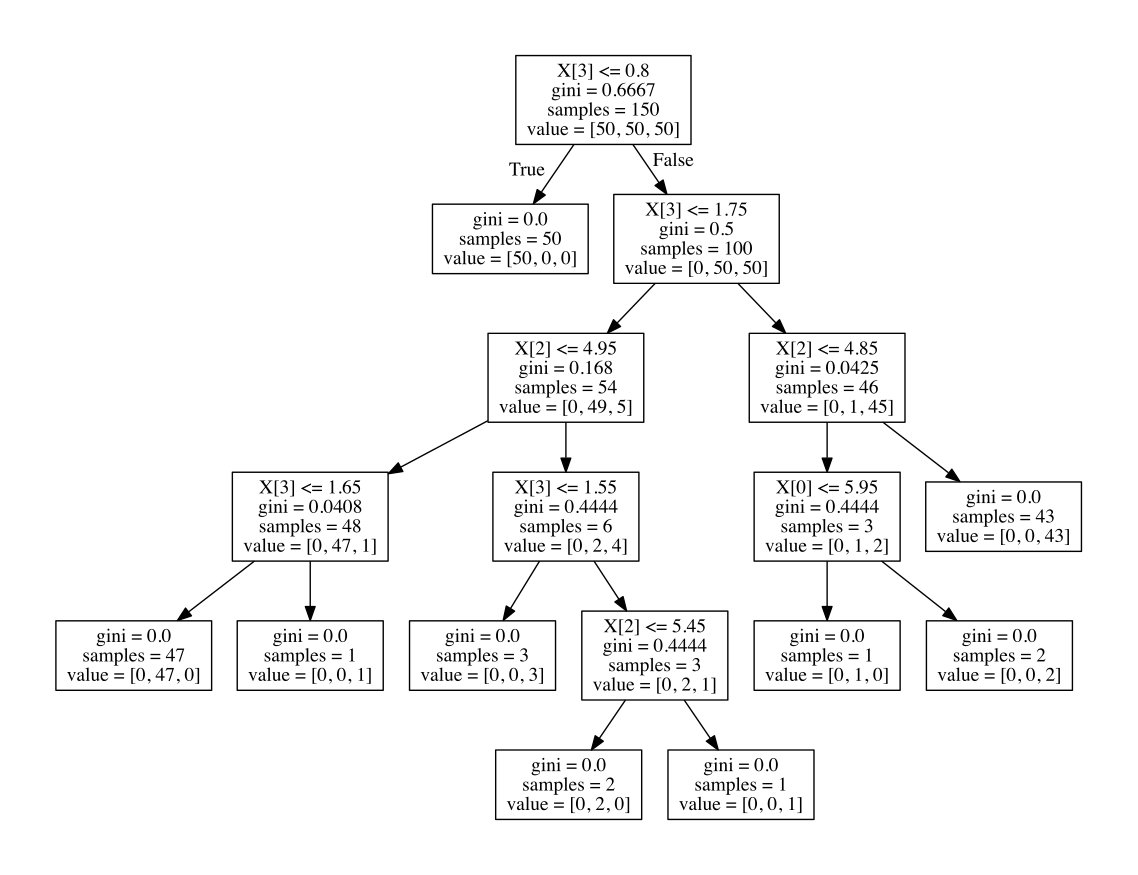

Python code for this plot:
import itertools
import pandas as pd
from matplotlib import pyplot as plt
import seaborn as sns
from sklearn import datasets
from sklearn import tree

def main():
    iris = datasets.load_iris()
    features = iris.data
    feature_names = iris.feature_names
    targets = iris.target
    
    classifier = tree.DecisionTreeClassifier()
    classifier = classifier.fit(features, targets)
    
    tree.export_graphviz(classifier, out_file='tree.dot') 
    
if __name__ == '__main__':
    main()
